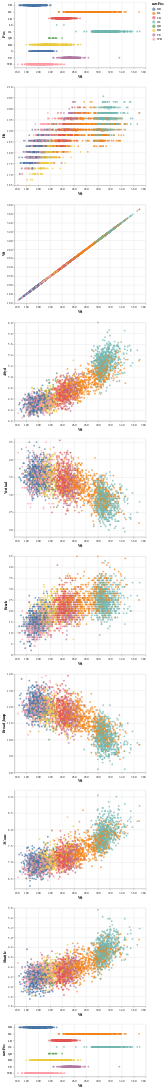

The notebook cell this image was saved under:
### Code cell
alt.vconcat(*c_list)

### Figure 1 — Vega-Lite specification as saved in the notebook (floating-point values rounded to 4 significant figures; data arrays with more than 128 entries replaced by an {"elided": "..."} marker saying what was removed)
{"config": {"view": {"continuousWidth": 400, "continuousHeight": 300}}, "vconcat": [{"mark": "circle", "encoding": {"color": {"type": "nominal", "field": "newPos"}, "x": {"type": "quantitative", "field": "Wt", "scale": {"zero": false}}, "y": {"type": "nominal", "field": "Pos", "scale": {"zero": false}}}}, {"mark": "circle", "encoding": {"color": {"type": "nominal", "field": "newPos"}, "x": {"type": "quantitative", "field": "Wt", "scale": {"zero": false}}, "y": {"type": "quantitative", "field": "Ht", "scale": {"zero": false}}}}, {"mark": "circle", "encoding": {"color": {"type": "nominal", "field": "newPos"}, "x": {"type": "quantitative", "field": "Wt", "scale": {"zero": false}}, "y": {"type": "quantitative", "field": "Wt", "scale": {"zero": false}}}}, {"mark": "circle", "encoding": {"color": {"type": "nominal", "field": "newPos"}, "x": {"type": "quantitative", "field": "Wt", "scale": {"zero": false}}, "y": {"type": "quantitative", "field": "40yd", "scale": {"zero": false}}}}, {"mark": "circle", "encoding": {"color": {"type": "nominal", "field": "newPos"}, "x": {"type": "quantitative", "field": "Wt", "scale": {"zero": false}}, "y": {"type": "quantitative", "field": "Vertical", "scale": {"zero": false}}}}, {"mark": "circle", "encoding": {"color": {"type": "nominal", "field": "newPos"}, "x": {"type": "quantitative", "field": "Wt", "scale": {"zero": false}}, "y": {"type": "quantitative", "field": "Bench", "scale": {"zero": false}}}}, {"mark": "circle", "encoding": {"color": {"type": "nominal", "field": "newPos"}, "x": {"type": "quantitative", "field": "Wt", "scale": {"zero": false}}, "y": {"type": "quantitative", "field": "Broad Jump", "scale": {"zero": false}}}}, {"mark": "circle", "encoding": {"color": {"type": "nominal", "field": "newPos"}, "x": {"type": "quantitative", "field": "Wt", "scale": {"zero": false}}, "y": {"type": "quantitative", "field": "3Cone", "scale": {"zero": false}}}}, {"mark": "circle", "encoding": {"color": {"type": "nominal", "field": "newPos"}, "x": {"type": "quantitative", "field": "Wt", "scale": {"zero": false}}, "y": {"type": "quantitative", "field": "Shuttle", "scale": {"zero": false}}}}, {"mark": "circle", "encoding": {"color": {"type": "nominal", "field": "newPos"}, "x": {"type": "quantitative", "field": "Wt", "scale": {"zero": false}}, "y": {"type": "nominal", "field": "newPos", "scale": {"zero": false}}}}], "data": {"name": "data-8409e65602e759b6965e7a605d24296e"}, "$schema": "https://vega.github.io/schema/vega-lite/v4.8.1.json", "datasets": {"data-8409e65602e759b6965e7a605d24296e": {"elided": "2986 records"}}}
